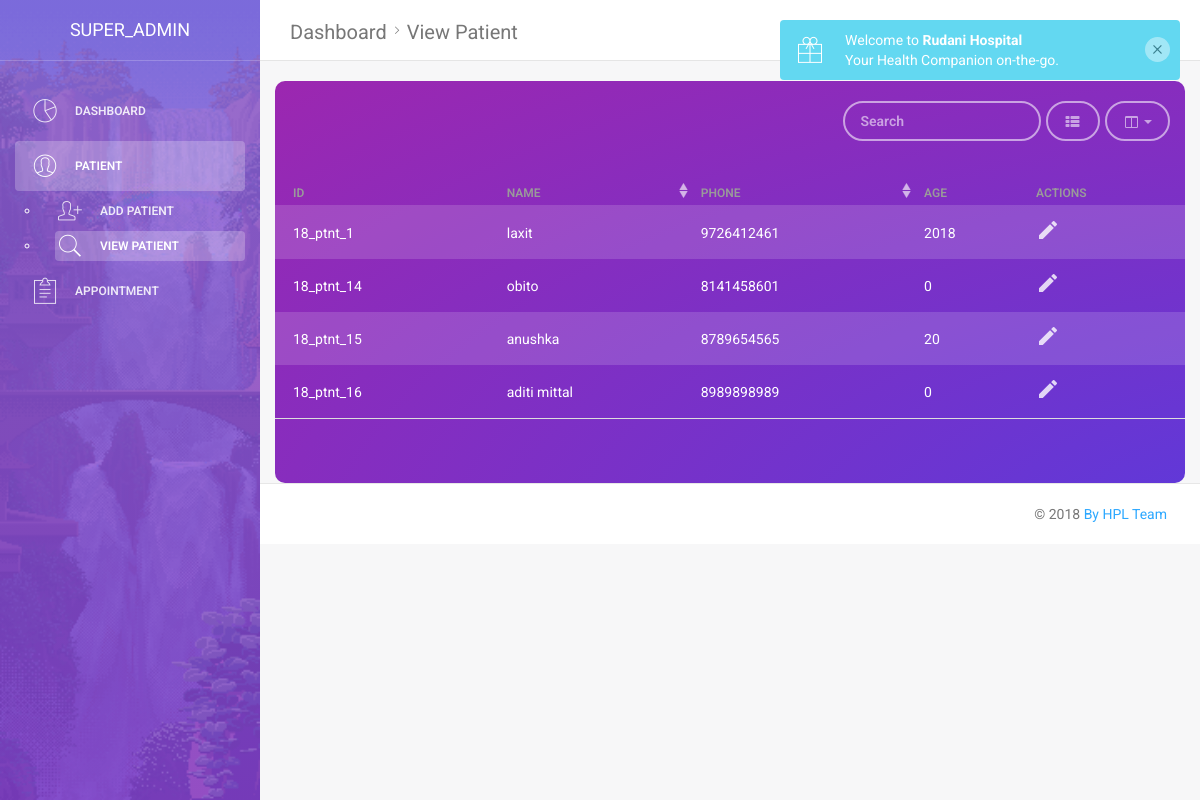
/view_patient.php (signed in), run on the app's committed database.
### tables this page shows
CREATE TABLE `patient` (
  `count` int(10) NOT NULL,
  `patient_id` varchar(15) NOT NULL,
  `patient_name` varchar(30) NOT NULL,
  `patient_gender` varchar(10) NOT NULL,
  `patient_email` varchar(50) NOT NULL,
  `patient_phone` varchar(15) NOT NULL,
  `patient_dob` date NOT NULL,
  `patient_type` tinyint(1) NOT NULL,
  `patient_address` varchar(100) NOT NULL,
  `patient_password` varchar(50) NOT NULL,
  `doj` timestamp(6) NOT NULL DEFAULT CURRENT_TIMESTAMP(6)
);

### assets/modules/global_module.php (the view, shortened to what this page needs)
<?php
function fetch_data($query,$type)
{
	include("assets/modules/db_config.php");
	$result = mysqli_query($conn,$query);
	if($result)
	{
		if($type == "login")
		{
		$count = mysqli_num_rows($result);
			if($count == 1)
			{
				return TRUE;
			}
			else
			{
				return FALSE;
			}
		}
		elseif($type == "count")
		{
			$count = mysqli_num_rows($result);
			return $count;
		}
		elseif($type == "result")
		{
			return $result;
		}
	}
	else
	{
		return "Fetch Error";
	}
}
function view_table($for)
{
    include("assets/modules/db_config.php");
    if($for == "patient")
    {
        $query = "select * from patient";
        $result = mysqli_query($conn,$query);
        if($result)
        {
            while($row = mysqli_fetch_array($result)) {
                $age = date_diff(date_create($row[6]), date_create('today'))->y;
                $id = $row[1];
                echo "<tr>
                <td>$id</td>
                <td>$row[2]</td>
                <td>$row[5]</td>
                <td>$age</td>
                <td > <a href='view_patient_profile.php?id=$id'> <i class='material-icons'>edit</i></a></td>
                </tr>";
            }
        }
    }
}
?>

### view_patient.php (shortened to what this page needs)
<?php
include("assets/modules/global_module.php");
if(isset($_GET["id"]))
{
    $id = $_GET["id"];
}
elseif(isset($_SESSION["admin_token"]))
{
    $id = $_SESSION["admin_token"];
}
$result = fetch_data("select * from admin where admin_id= '$id'","result");
$data = mysqli_fetch_assoc($result);
?>
<!doctype html>
<html lang="en">
<head>
    <link href="assets/css/bootstrap.min.css" rel="stylesheet" />
    <link href="assets/css/animate.min.css" rel="stylesheet"/>
    <link href="assets/css/light-bootstrap-dashboard.css?v=1.4.0" rel="stylesheet"/>
    <link href="assets/css/fresh-bootstrap-table.css" rel="stylesheet" />
    <link href="http://maxcdn.bootstrapcdn.com/font-awesome/4.2.0/css/font-awesome.min.css" rel="stylesheet">
    <link href="assets/css/pe-icon-7-stroke.css" rel="stylesheet" />
</head>
<body>
<div class="wrapper">
    <div class="sidebar" data-color="purple" data-image="assets/img/waterfall.gif" >
        <div class="sidebar-wrapper">
            <div class="logo">
                <a href="#" class="simple-text">
                    <?php echo $data["admin_name"]?>
                </a>
            </div>
            <ul class="nav">
                <li >
                    <a href="dashboard_admn.php">
                        <i class="pe-7s-graph"></i>
                        <p>Dashboard</p>
                    </a>
                </li>
                <li class="active">
                    <a href="add_patient.php" >
                        <i class="pe-7s-user"></i>
                        <p>Patient</p>
                    </a>
                    <ul>
                        <li>
                            <a href="add_patient.php" >
                                <i class="pe-7s-add-user"></i>
                                <p>Add Patient</p>
                            </a>
                        </li>
                        <li class="active">
                            <a href="add_patient.php" >
                                <i class="pe-7s-search"></i>
                                <p>View Patient</p>
                            </a>
                        </li>
                    </ul>
                </li>
                <li>
                    <a href="add_appointment.php">
                        <i class="pe-7s-note2"></i>
                        <p>Appointment</p>
                    </a>
                </li>
            </ul>
        </div>
    </div>
    <div class="main-panel">
        <nav class="navbar navbar-default navbar-fixed">
            <div class="container-fluid">
                <div class="navbar-header">
                    <a class="navbar-brand" href="#">Dashboard<i class="pe-7s-angle-right"></i>View Patient</a>
                </div>
                <div class="collapse navbar-collapse">
                    <ul class="nav navbar-nav navbar-right">
                        <li>
                            <a href="logout.php?for=<?php echo $data["admin_id"] ?>">
                                <p>Log out</p>
                            </a>
                        </li>
                    </ul>
                </div>
            </div>
        </nav>
<br>
        <div class="container-fluid">
            <div class="row">
                <div class="col-md-12">
                    <div class="fresh-table full-color-purple" >
                        <table id="fresh-table" class="table">
                            <thead>
                            <th data-field="id">ID</th>
                            <th data-field="name" data-sortable="true">Name</th>
                            <th data-field="country" data-sortable="true">Phone</th>
                            <th data-field="city">age</th>
                            <th  data-field="actions"  >Actions</th>
                            </thead>
                            <tbody>
                            <?php view_table("patient"); ?>
                            </tbody>
                        </table>
                    </div>
                </div>
            </div>
        </div>
        <footer class="footer">
            <div class="container-fluid">
                <p class="copyright pull-right">
                    &copy; <script>document.write(new Date().getFullYear())</script>
                    <a href="#">By HPL Team</a>
                </p>
            </div>
        </footer>
    </div>
</div>
</body>
</html>

### data on the page
patient: patient_id "18_ptnt_1", patient_name "laxit", patient_phone "9726412461", patient_dob "2018"
patient: patient_id "18_ptnt_14", patient_name "obito", patient_phone "8141458601", patient_dob "0"
patient: patient_id "18_ptnt_15", patient_name "anushka", patient_phone "8789654565", age "20"
patient: patient_id "18_ptnt_16", patient_name "aditi mittal", patient_phone "8989898989", patient_dob "0"

### other printed values
$data["admin_name"] "SUPER_ADMIN"
